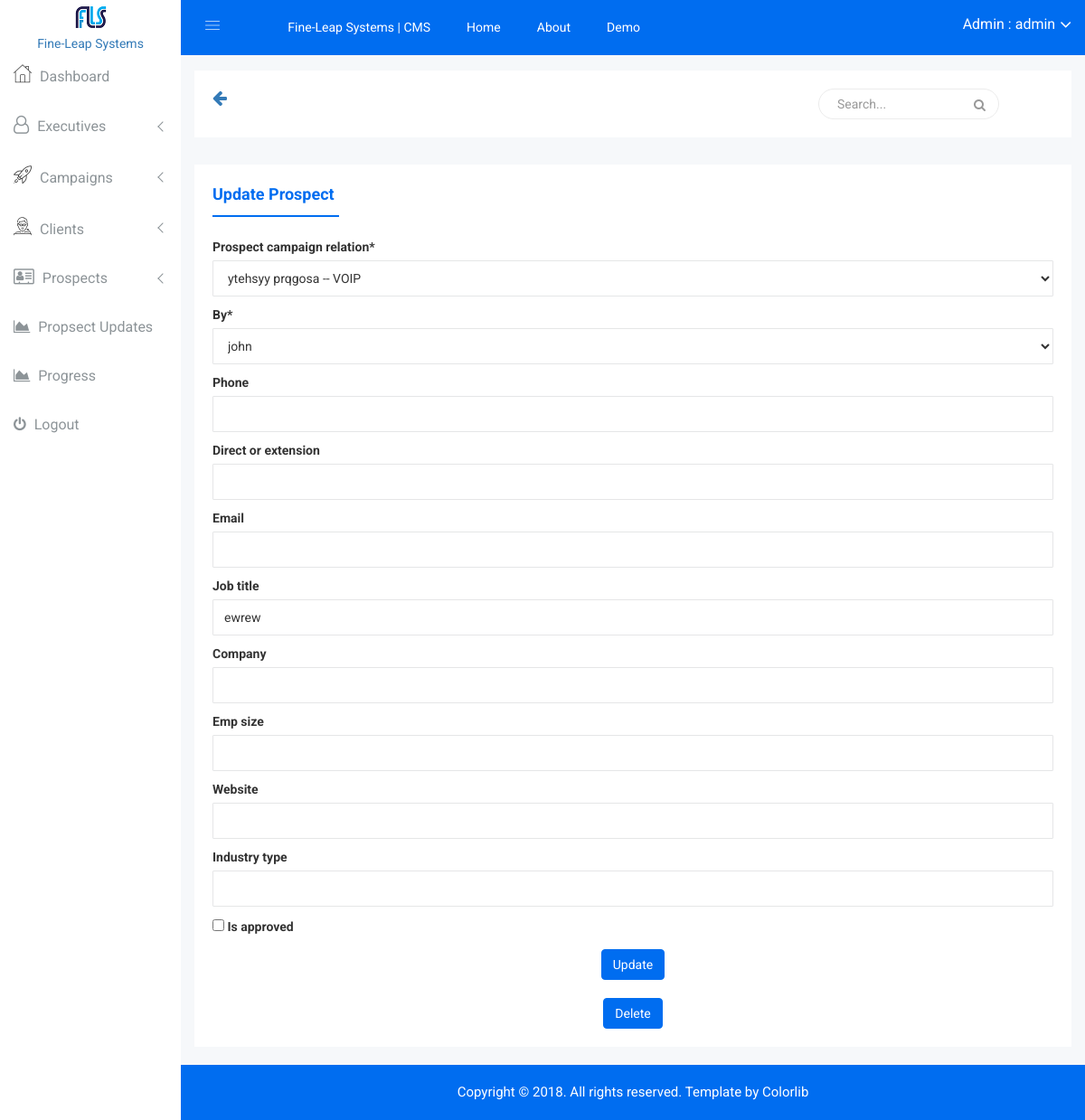
The app's page /crm_admin/prospects/updates/update/1/ (signed in) with its own data.
### portal/models.py (models this page shows, shortened)
class User(AbstractBaseUser, PermissionsMixin):
    email = models.EmailField(_('email address'), unique=True)
    first_name = models.CharField(max_length=32, blank=True)
    last_name = models.CharField(max_length=32, blank=True)
    phone = models.CharField(max_length=13, blank=True)
    employee_id = models.CharField(max_length=12, blank=True)
    date_joined = models.DateTimeField(_('date joined'), auto_now_add=True)
    date_of_birth = models.DateField(blank=True, null=True)
    details = models.TextField(blank=True)
    is_active = models.BooleanField(_('active'), default=True)
    is_staff = models.BooleanField(_('staff'), default=False)
    is_superuser = models.BooleanField(_('superuser'), default=False)
    objects = UserManager()
    USERNAME_FIELD = 'email'
    REQUIRED_FIELDS = []
    class Meta:
        verbose_name = _('user')
        verbose_name_plural = _('users')
    def __str__(self):
        return self.get_email_name
    @property
    def get_display_text(self):
        if self.get_full_name:
            return self.get_full_name
        else:
            return self.__str__()
    @property
    def get_full_name(self):
        return "{} {}".format(self.first_name, self.last_name) if (self.first_name or self.last_name) else ""
    @property
    def get_email_name(self):
        email_str = str(self.email)
        return email_str[:email_str.rfind("@")]

### prospects/models.py (models this page shows, shortened)
class ProspectUpdate(models.Model):
    prospect_campaign_relation = models.ForeignKey("campaigns.ProspectCampaignRelation", on_delete=models.CASCADE)
    by = models.ForeignKey("portal.User", on_delete=models.CASCADE)
    phone = models.CharField(max_length=15, blank=True)
    direct_or_extension = models.CharField(max_length=16, blank=True)
    email = models.EmailField(blank=True)
    job_title = models.CharField(max_length=64, blank=True)
    company = models.CharField(max_length=128, blank=True)
    emp_size = models.CharField(max_length=16, blank=True)
    website = models.CharField(max_length=64, blank=True)
    industry_type = models.CharField(max_length=64, blank=True)
    is_approved = models.BooleanField(default=False)
    created_on = models.DateTimeField(auto_now_add=True)

### crm_admin/views.py (the view)
        class WrappedClass(UserPassesTestMixin, wrapped):
            def test_func(self):
                return self.request.user.is_superuser

### crm_admin/forms.py
class ProspectUpdateUpdateForm(forms.ModelForm):
    class Meta:
        model = ProspectUpdate
        exclude = ("created_on", "updated_on")

### campaigns/models.py (called while the page is built)
    def __str__(self):
        return self.name

    def __str__(self):
        return "{} -- {}".format(self.prospect, self.campaign)

### crm_admin/views.py (called while the page is built)
def superuser_required():
    def wrapper(wrapped):
        class WrappedClass(UserPassesTestMixin, wrapped):
            def test_func(self):
                return self.request.user.is_superuser
        return WrappedClass
    return wrapper

### prospects/models.py (called while the page is built)
    @property
    def full_name(self):
        return self.first_name + ' ' + self.last_name

    def __str__(self):
        return self.full_name

### crm_admin/templates/crm_admin/prospect_updates/update.html (shortened to what this page needs)
{% extends "crm_admin/base.html" %}
{% load crispy_forms_tags %}
{% block content %}
        <div class="single-pro-review-area mt-t-30 mg-b-15">
            <div class="container-fluid">
                <div class="row">
                    <div class="col-lg-12 col-md-12 col-sm-12 col-xs-12">
                        <div class="product-payment-inner-st">
                            <ul id="myTabedu1" class="tab-review-design">
                                <li class="active"><a href="#description">Update Prospect</a></li>
                            </ul>
                            <div id="myTabContent" class="tab-content custom-product-edit">
                                <div class="product-tab-list tab-pane fade active in" id="description">
                                    <div class="row">
                                        <div class="col-lg-12 col-md-12 col-sm-12 col-xs-12">
                                            <div class="review-content-section">
                                                <div id="dropzone1" class="pro-ad">
                                                    <form method="post" class="dropzone dropzone-custom needsclick add-professors" id="demo1-upload">
                                                        {{ form|crispy }}
                                                        <div class="row">
                                                            <div class="col-lg-12">
                                                                <div class="payment-adress">
                                                                    <button type="submit" class="btn btn-primary waves-effect waves-light">Update</button>
                                                                </div>
                                                                <br>
                                                                <div class="payment-adress">
                                                                    <a href="{{ prospect.get_admin_delete_url }}">
                                                                        <button type="button" class="btn btn-danger">Delete</button>
                                                                    </a>
                                                                </div>
                                                            </div>
                                                        </div>
                                                    </form>
                                                </div>
                                            </div>
                                        </div>
                                    </div>
                                </div>
                            </div>
                        </div>
                    </div>
                </div>
            </div>
        </div>
{% endblock %}

### crm_admin/templates/crm_admin/header.html (shortened to what this page needs)
    {% load static %}
    <div class="container-fluid">
        <div class="row">
            <div class="col-lg-12 col-md-12 col-sm-12 col-xs-12">
                <div class="logo-pro">
                    <a href="index.html"><img class="main-logo" src="{% static "img/logo/logosn.png" %}" alt="" /></a>
                </div>
            </div>
        </div>
    </div>
<br>
    <div class="header-advance-area">
        <div class="header-top-area">
            <div class="container-fluid">
                <div class="row">
                    <div class="col-lg-12 col-md-12 col-sm-12 col-xs-12">
                        <div class="header-top-wraper">
                            <div class="row">
                                <div class="col-lg-1 col-md-0 col-sm-1 col-xs-12">
                                    <div class="menu-switcher-pro">
                                        <button type="button" id="sidebarCollapse" class="btn bar-button-pro header-drl-controller-btn btn-info navbar-btn">
                                                <i class="educate-icon educate-nav"></i>
                                            </button>
                                    </div>
                                </div>
                                <div class="col-lg-6 col-md-7 col-sm-6 col-xs-12">
                                    <div class="header-top-menu tabl-d-n">
                                        <ul class="nav navbar-nav mai-top-nav">
                                            <li class="nav-item"><a href="{% url "portal:home" %}">Fine-Leap Systems | CMS</a></li>
                                            <li class="nav-item"><a href="{% url "portal:home" %}" class="nav-link">Home</a>
                                            </li>
                                            <li class="nav-item"><a href="#" class="nav-link">About</a>
                                            </li>
                                            <li class="nav-item"><a href="#" class="nav-link">Demo</a>
                                            </li>
                                        </ul>
                                    </div>
                                </div>
                                <div class="col-lg-5 col-md-5 col-sm-12 col-xs-12">
                                    <div class="header-right-info">
                                        <ul class="nav navbar-nav mai-top-nav header-right-menu">
                                            <li class="nav-item">
                                                <a href="#" data-toggle="dropdown" role="button" aria-expanded="false" class="nav-link dropdown-toggle">
                                                    <span class="admin-name">Admin : {{ user.get_display_text }}</span>
                                                    <i class="fa fa-angle-down edu-icon edu-down-arrow"></i>
                                                </a>
                                            </li>
                                        </ul>
                                    </div>
                                </div>
                            </div>
                        </div>
                    </div>
                </div>
            </div>
        </div>
        <div class="breadcome-area">
            <div class="container-fluid">
                <div class="row">
                    <div class="col-lg-12 col-md-12 col-sm-12 col-xs-12">
                        <div class="breadcome-list">
                            <div class="row">
                                <div class="col-lg-5 col-md-5 col-sm-5 col-xs-2">
                                    <a class="float-left" onClick="javascript:history.go(-1);"><i class="fa fa-arrow-left fa-lg"></i></a>
                                </div>
                                <div class="col-lg-6 col-md-6 col-sm-6 col-xs-10">
                                    <div class="breadcome-heading" style="float: right!important;">
                                        <form role="search" class="sr-input-func">
                                            <input type="text" placeholder="Search..." class="search-int form-control">
                                            <a href="#"><i class="fa fa-search"></i></a>
                                        </form>
                                    </div>
                                </div>
                            </div>
                        </div>
                    </div>
                </div>
            </div>
        </div>
    </div>

### portal/static/css/main.css (style rules this page uses)
html { color: #222; font-size: 1em; line-height: 1.4; }

### portal/static/css/crm_custom.css (style rules this page uses)
.btn-primary { background-color: #006DF0!important; }

### records on screen
User: get_display_text "admin"
ProspectUpdate: prospect_campaign_relation "ytehsyy prqgosa -- VOIP", by "john", job_title "ewrew"
